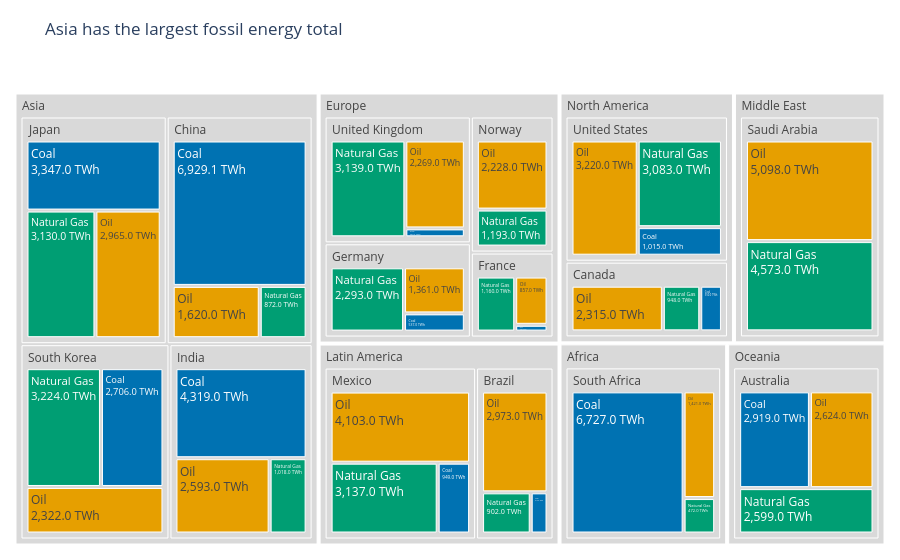

The code cell stored with this chart in its notebook:
### Markdown cell above
## Task 1 — Treemap: fossil fuel dependency by country

**What to build:** A treemap showing **fossil fuel TWh only**, broken down by Region → Country → Source (Coal / Oil / Natural Gas).

**Requirements:**
- Filter to fossil sources only before plotting
- Use `path=['Region', 'Country', 'Source']` for the hierarchy
- Colour encodes the fossil source type (Coal / Oil / Natural Gas) with a CVD-safe palette
- Show TWh values in labels — no percentages
- Grey out parent nodes (Region and Country level)
- Insight title naming which region or country is most fossil-dependent

> 💡 `df.loc[df['Source_Type'] == 'Fossil']`

### Code cell
# Filter to fossil fuels
df_fossil = df.loc[df["Source_Type"] == "Fossil"].copy()

# CVD-safe colours, reused in Task 3
fossil_colours = {
    "Coal": "#0072B2",
    "Oil": "#E69F00",
    "Natural Gas": "#009E73"
}

region_totals = df_fossil.groupby("Region")["TWh"].sum()
leading_region = region_totals.idxmax()

fig1 = px.treemap(
    df_fossil,
    path=["Region", "Country", "Source"],
    values="TWh",
    color="Source",
    color_discrete_map=fossil_colours,
    title=f"{leading_region} has the largest fossil energy total"
)

# Colour source leaves; grey out Region and Country nodes
fig1.update_traces(
    marker=dict(
        colors=[
            fossil_colours[node_id.rsplit("/", 1)[-1]]
            if node_id.rsplit("/", 1)[-1] in fossil_colours
            else "#D9D9D9"
            for node_id in fig1.data[0].ids
        ]
    ),
    texttemplate="%{label}<br>%{value:,.1f} TWh",
    hovertemplate="<b>%{label}</b><br>%{value:,.1f} TWh<extra></extra>"
)

fig1.update_layout(margin=dict(t=70, l=10, r=10, b=10))
fig1.show()

# Absolute TWh measures volume, not dependence as a share of all energy.

### Figure 1 — Plotly figure (JSON) as saved in the notebook; plotly's stock layout.template omitted (floating-point values rounded to 4 significant figures)
{"data": [{"branchvalues": "total", "customdata": [["(?)"], ["(?)"], ["(?)"], ["(?)"], ["(?)"], ["(?)"], ["(?)"], ["(?)"], ["(?)"], ["(?)"], ["(?)"], ["(?)"], ["(?)"], ["(?)"], ["(?)"], ["(?)"], ["(?)"], ["(?)"], ["(?)"], ["(?)"], ["(?)"], ["(?)"], ["Coal"], ["Coal"], ["Coal"], ["Coal"], ["Coal"], ["Coal"], ["Coal"], ["Coal"], ["Coal"], ["Coal"], ["Coal"], ["Coal"], ["Coal"], ["Natural Gas"], ["Natural Gas"], ["Natural Gas"], ["Natural Gas"], ["Natural Gas"], ["Natural Gas"], ["Natural Gas"], ["Natural Gas"], ["Natural Gas"], ["Natural Gas"], ["Natural Gas"], ["Natural Gas"], ["Natural Gas"], ["Natural Gas"], ["Natural Gas"], ["Oil"], ["Oil"], ["Oil"], ["Oil"], ["Oil"], ["Oil"], ["Oil"], ["Oil"], ["Oil"], ["Oil"], ["Oil"], ["Oil"], ["Oil"], ["Oil"], ["Oil"]], "domain": {"x": [0, 1], "y": [0, 1]}, "hovertemplate": "<b>%{label}</b><br>%{value:,.1f} TWh<extra></extra>", "ids": ["Africa", "North America/United States", "Asia/China", "Europe/Germany", "Europe/France", "Europe/United Kingdom", "Asia/India", "Latin America/Brazil", "Oceania/Australia", "Middle East", "Asia/South Korea", "Asia/Japan", "Middle East/Saudi Arabia", "Africa/South Africa", "North America/Canada", "Latin America/Mexico", "North America", "Asia", "Europe", "Latin America", "Oceania", "Europe/Norway", "Latin America/Mexico/Coal", "North America/Canada/Coal", "Africa/South Africa/Coal", "Asia/South Korea/Coal", "North America/United States/Coal", "Latin America/Brazil/Coal", "Europe/France/Coal", "Asia/India/Coal", "Asia/Japan/Coal", "Asia/China/Coal", "Europe/Germany/Coal", "Europe/United Kingdom/Coal", "Oceania/Australia/Coal", "Europe/United Kingdom/Natural Gas", "Europe/Germany/Natural Gas", "Asia/India/Natural Gas", "Asia/Japan/Natural Gas", "Latin America/Brazil/Natural Gas", "Latin America/Mexico/Natural Gas", "North America/Canada/Natural Gas", "Africa/South Africa/Natural Gas", "Oceania/Australia/Natural Gas", "Middle East/Saudi Arabia/Natural Gas", "Europe/Norway/Natural Gas", "North America/United States/Natural Gas", "Asia/South Korea/Natural Gas", "Asia/China/Natural Gas", "Europe/France/Natural Gas", "Asia/China/Oil", "Europe/Germany/Oil", "North America/United States/Oil", "Asia/Japan/Oil", "Europe/United Kingdom/Oil", "Asia/India/Oil", "Latin America/Brazil/Oil", "Latin America/Mexico/Oil", "North America/Canada/Oil", "Oceania/Australia/Oil", "Africa/South Africa/Oil", "Europe/Norway/Oil", "Asia/South Korea/Oil", "Europe/France/Oil", "Middle East/Saudi Arabia/Oil"], "labels": ["Africa", "United States", "China", "Germany", "France", "United Kingdom", "India", "Brazil", "Australia", "Middle East", "South Korea", "Japan", "Saudi Arabia", "South Africa", "Canada", "Mexico", "North America", "Asia", "Europe", "Latin America", "Oceania", "Norway", "Coal", "Coal", "Coal", "Coal", "Coal", "Coal", "Coal", "Coal", "Coal", "Coal", "Coal", "Coal", "Coal", "Natural Gas", "Natural Gas", "Natural Gas", "Natural Gas", "Natural Gas", "Natural Gas", "Natural Gas", "Natural Gas", "Natural Gas", "Natural Gas", "Natural Gas", "Natural Gas", "Natural Gas", "Natural Gas", "Natural Gas", "Oil", "Oil", "Oil", "Oil", "Oil", "Oil", "Oil", "Oil", "Oil", "Oil", "Oil", "Oil", "Oil", "Oil", "Oil"], "marker": {"colors": ["#D9D9D9", "#D9D9D9", "#D9D9D9", "#D9D9D9", "#D9D9D9", "#D9D9D9", "#D9D9D9", "#D9D9D9", "#D9D9D9", "#D9D9D9", "#D9D9D9", "#D9D9D9", "#D9D9D9", "#D9D9D9", "#D9D9D9", "#D9D9D9", "#D9D9D9", "#D9D9D9", "#D9D9D9", "#D9D9D9", "#D9D9D9", "#D9D9D9", "#0072B2", "#0072B2", "#0072B2", "#0072B2", "#0072B2", "#0072B2", "#0072B2", "#0072B2", "#0072B2", "#0072B2", "#0072B2", "#0072B2", "#0072B2", "#009E73", "#009E73", "#009E73", "#009E73", "#009E73", "#009E73", "#009E73", "#009E73", "#009E73", "#009E73", "#009E73", "#009E73", "#009E73", "#009E73", "#009E73", "#E69F00", "#E69F00", "#E69F00", "#E69F00", "#E69F00", "#E69F00", "#E69F00", "#E69F00", "#E69F00", "#E69F00", "#E69F00", "#E69F00", "#E69F00", "#E69F00", "#E69F00"]}, "name": "", "parents": ["", "North America", "Asia", "Europe", "Europe", "Europe", "Asia", "Latin America", "Oceania", "", "Asia", "Asia", "Middle East", "Africa", "North America", "Latin America", "", "", "", "", "", "Europe", "Latin America/Mexico", "North America/Canada", "Africa/South Africa", "Asia/South Korea", "North America/United States", "Latin America/Brazil", "Europe/France", "Asia/India", "Asia/Japan", "Asia/China", "Europe/Germany", "Europe/United Kingdom", "Oceania/Australia", "Europe/United Kingdom", "Europe/Germany", "Asia/India", "Asia/Japan", "Latin America/Brazil", "Latin America/Mexico", "North America/Canada", "Africa/South Africa", "Oceania/Australia", "Middle East/Saudi Arabia", "Europe/Norway", "North America/United States", "Asia/South Korea", "Asia/China", "Europe/France", "Asia/China", "Europe/Germany", "North America/United States", "Asia/Japan", "Europe/United Kingdom", "Asia/India", "Latin America/Brazil", "Latin America/Mexico", "North America/Canada", "Oceania/Australia", "Africa/South Africa", "Europe/Norway", "Asia/South Korea", "Europe/France", "Middle East/Saudi Arabia"], "texttemplate": "%{label}<br>%{value:,.1f} TWh", "type": "treemap", "values": [8620.0, 7318.0, 9421.0, 4191.0, 2137.0, 5638.0, 7930.0, 4187.0, 8142.0, 9671.0, 8252.0, 9442.0, 9671.0, 8620.0, 3813.0, 8189.0, 11130.0, 35050.0, 15390.0, 12380.0, 8142.0, 3421.0, 949.0, 550.0, 6727.0, 2706.0, 1015.0, 312.0, 120.0, 4319.0, 3347.0, 6929.0, 537.0, 230.0, 2919.0, 3139.0, 2293.0, 1018.0, 3130.0, 902.0, 3137.0, 948.0, 472.0, 2599.0, 4573.0, 1193.0, 3083.0, 3224.0, 872.0, 1160.0, 1620.0, 1361.0, 3220.0, 2965.0, 2269.0, 2593.0, 2973.0, 4103.0, 2315.0, 2624.0, 1421.0, 2228.0, 2322.0, 857.0, 5098.0]}], "layout": {"legend": {"tracegroupgap": 0}, "margin": {"b": 10, "l": 10, "r": 10, "t": 70}, "title": {"text": "Asia has the largest fossil energy total"}}}
